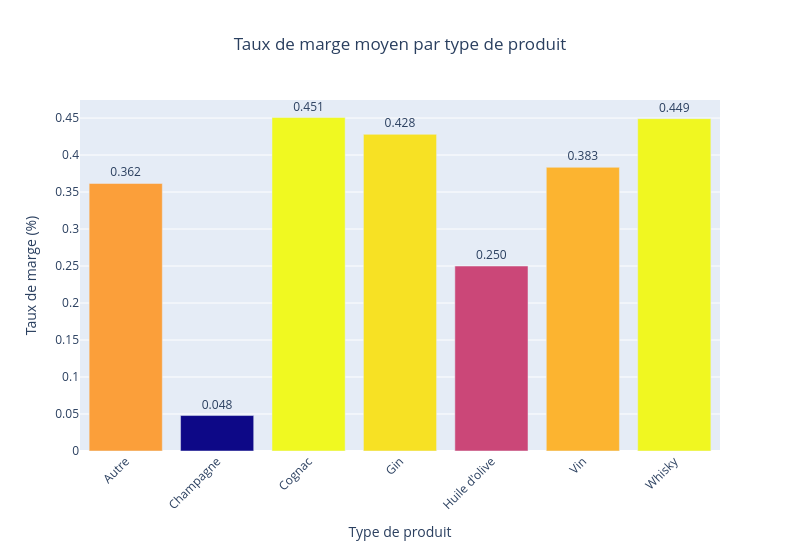

The cell this chart's notebook holds for it:
### Code cell
#Création d'un dataframe avec le taux de marge moyen par type de produit
taux_marge_moyen_type = df_merge_sorted.groupby('product_type')['taux_marge'].mean().reset_index()

#Affichage dans un graphique du taux de marge par type de produit
import plotly.express as px

# Graphique en barres
fig = px.bar(
    taux_marge_moyen_type,
    x='product_type',
    y='taux_marge',
    title='Taux de marge moyen par type de produit',
    labels={'product_type': 'Type de produit', 'taux_marge': 'Taux de marge (%)'},
    text='taux_marge',       # afficher la valeur sur la barre
    color='taux_marge'       # couleur dynamique selon le taux de marge
)

# Améliorations visuelles
fig.update_layout(
    xaxis_tickangle=-45,
    title_x=0.5,
    coloraxis_showscale=False
)
fig.update_layout(
    width=800,
    height=550)
fig.update_layout(
    yaxis={'automargin': True})

# Affichage des valeurs sur les barres
fig.update_traces(texttemplate='%{text:.3f}', textposition='outside')

fig.show()

### Figure 1 — Plotly figure (JSON) as saved in the notebook; plotly's stock layout.template omitted (floating-point values rounded to 4 significant figures)
{"data": [{"alignmentgroup": "True", "hovertemplate": "Type de produit=%{x}<br>Taux de marge (%)=%{marker.color}<extra></extra>", "legendgroup": "", "marker": {"color": [0.3616, 0.04793, 0.4507, 0.428, 0.25, 0.3834, 0.4492], "coloraxis": "coloraxis", "pattern": {"shape": ""}}, "name": "", "offsetgroup": "", "orientation": "v", "showlegend": false, "text": [0.3616, 0.04793, 0.4507, 0.428, 0.25, 0.3834, 0.4492], "textposition": "outside", "texttemplate": "%{text:.3f}", "type": "bar", "x": ["Autre", "Champagne", "Cognac", "Gin", "Huile d'olive", "Vin", "Whisky"], "xaxis": "x", "y": [0.3616, 0.04793, 0.4507, 0.428, 0.25, 0.3834, 0.4492], "yaxis": "y"}], "layout": {"barmode": "relative", "coloraxis": {"colorbar": {"title": {"text": "Taux de marge (%)"}}, "colorscale": [[0, "#0d0887"], [0.1111, "#46039f"], [0.2222, "#7201a8"], [0.3333, "#9c179e"], [0.4444, "#bd3786"], [0.5556, "#d8576b"], [0.6667, "#ed7953"], [0.7778, "#fb9f3a"], [0.8889, "#fdca26"], [1, "#f0f921"]], "showscale": false}, "height": 550, "legend": {"tracegroupgap": 0}, "title": {"text": "Taux de marge moyen par type de produit", "x": 0.5}, "width": 800, "xaxis": {"anchor": "y", "domain": [0, 1], "tickangle": -45, "title": {"text": "Type de produit"}}, "yaxis": {"anchor": "x", "automargin": true, "domain": [0, 1], "title": {"text": "Taux de marge (%)"}}}}
